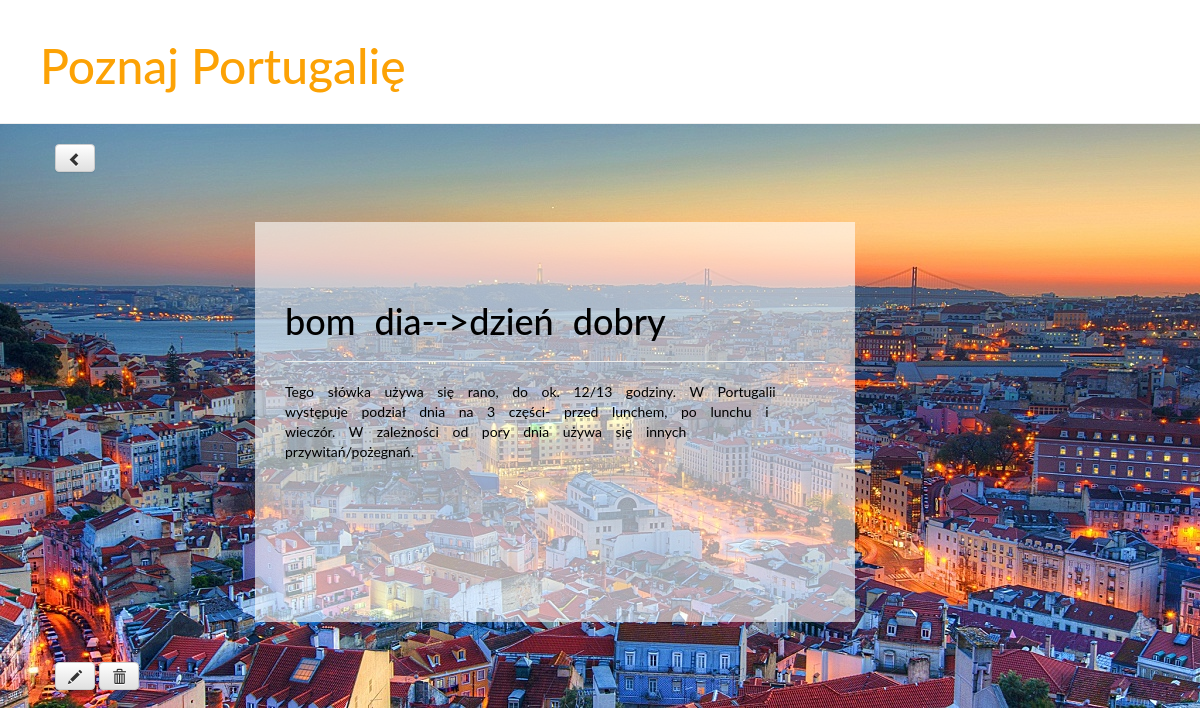
The page /1/word_translation on the database its author committed.
### blog/models.py (models this page shows, shortened)
class Dictionary(models.Model):
		portuguese_word = models.CharField(max_length=50)
		polish_word = models.CharField(max_length=50)
		note = models.TextField(null=True, blank=True)

### blog/views.py (the view)
# urls.py: url(r'^(?P<pk>\d+)/word_translation$', views.word_translation, name='word_translation'),
def word_translation(request,pk):
    word = get_object_or_404(Dictionary, pk=pk)
    return render(request, 'blog/word_translation.html', {'word': word})

### blog/templates/blog/word_translation.html
{% extends 'blog/base.html' %}
{% block content %}
	<a class="btn btn-default" href="{% url 'dictionary_polish' %}"><span class="glyphicon glyphicon-chevron-left"></span></a>
	<div class="fiszka">
		<h1>{{ word.portuguese_word }}-->{{ word.polish_word }}</h1>
		<hr>{{ word.note }}
	</div>
	<br><br><a class="btn btn-default" href="{% url 'word_edit' pk=word.pk %}"><span class="glyphicon glyphicon-pencil"></span></a>
	<a class="btn btn-default" href="{% url 'word_delete' pk=word.pk %}"><span class="glyphicon glyphicon-trash"></span></a>
{% endblock %}

### blog/static/css/blog.css (style rules this page uses)
body { background-image: url('images/flag.jpg'); background-attachment: fixed; background-size: 100%; width: 100%; background-repeat: no-repeat; }
h1, h2, h3, h4 { font-family: 'Lato', cursive; }
.fiszka { background-color: rgba(255, 255, 255, 0.6); font-family: 'Lato'; color: black; margin-left: 200px; padding-top: 60px; padding-left: 30px; padding-right: 30px; word-spacing: 10px; margin-top: 50px; width:600px; height: 400px; }

### rows shown on the page
Dictionary: portuguese_word "bom dia", polish_word "dzień dobry", note "Tego słówka używa się rano, do ok. 12/13 godziny. W Portugalii występuje podział dnia na 3 części- przed lunchem, po lunchu i wieczór. W zależności od pory dnia używa się innych przywitań/pożegnań."
